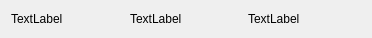
<?xml version="1.0" encoding="UTF-8"?>
<ui version="4.0">
 <class>Form</class>
 <widget class="QWidget" name="Form">
  <property name="geometry">
   <rect>
    <x>0</x>
    <y>0</y>
    <width>372</width>
    <height>38</height>
   </rect>
  </property>
  <property name="windowTitle">
   <string>Form</string>
  </property>
  <layout class="QGridLayout" name="gridLayout" columnstretch="0,0,0">
   <item row="0" column="0">
    <widget class="QLabel" name="order">
     <property name="text">
      <string>TextLabel</string>
     </property>
    </widget>
   </item>
   <item row="0" column="1">
    <widget class="QLabel" name="description">
     <property name="text">
      <string>TextLabel</string>
     </property>
    </widget>
   </item>
   <item row="0" column="2">
    <widget class="QLabel" name="deadlne">
     <property name="text">
      <string>TextLabel</string>
     </property>
    </widget>
   </item>
  </layout>
 </widget>
 <resources/>
 <connections/>
</ui>
